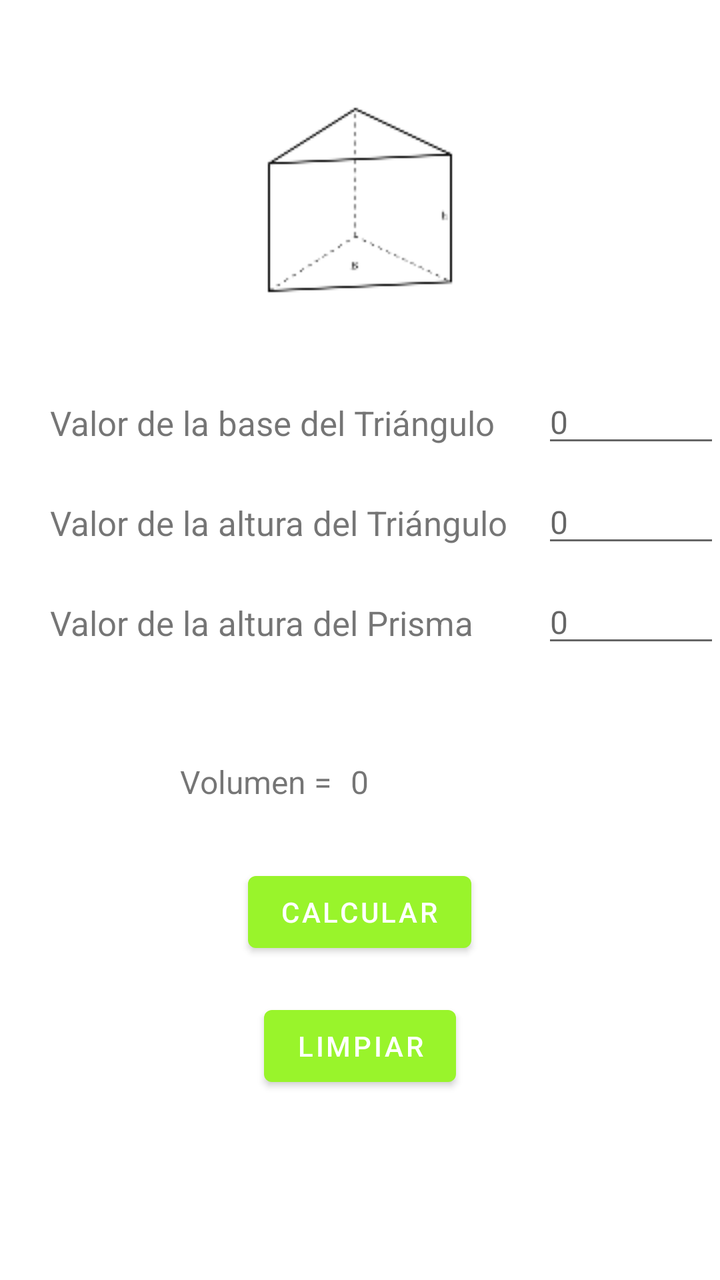
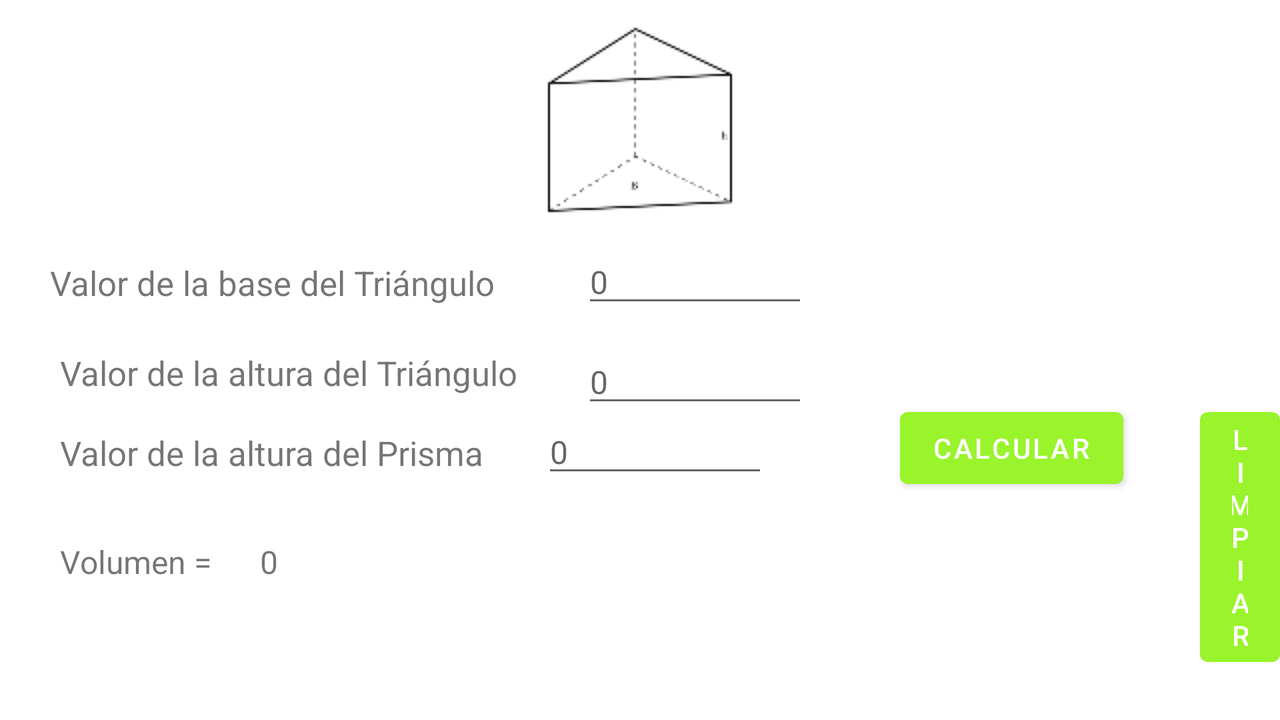

The same Android screen from two of the app's own layout files: first res/layout/ as a phone draws it, then the repository's variant for another configuration, drawn on a device whose configuration selects that folder. Both files follow.
<!-- AndroidManifest.xml: application theme Theme.AreasVolumenesYPYF -->
<!-- res/layout/activity_ptriangular.xml -->
<?xml version="1.0" encoding="utf-8"?>
<RelativeLayout
    xmlns:android="http://schemas.android.com/apk/res/android"
    xmlns:tools="http://schemas.android.com/tools"
    xmlns:app="http://schemas.android.com/apk/res-auto"
    android:layout_width="match_parent"
    android:layout_height="match_parent"
    tools:context=".TrianguloActivity" >

    <ImageView
        android:layout_width="wrap_content"
        android:layout_height="wrap_content"
        app:srcCompat="@drawable/ptriangular"
        android:layout_marginTop="50dp"
        android:layout_centerHorizontal="true">
    </ImageView>

    <TextView
        android:id="@+id/lblBase"
        android:layout_width="wrap_content"
        android:layout_height="32dp"
        android:layout_alignParentTop="true"
        android:layout_marginLeft="25dp"
        android:layout_marginTop="200dp"
        android:minHeight="48dp"
        android:textSize="17dp"
        android:text="Valor de la base del Triángulo" />



    <EditText
        android:id="@+id/tfBase"
        android:layout_width="113dp"
        android:layout_height="wrap_content"
        android:layout_alignParentLeft="true"
        android:layout_marginLeft="271dp"
        android:layout_marginTop="190dp"
        android:inputType="number"
        android:hint="0"
        android:textSize="16dp"
        tools:ignore="TouchTargetSizeCheck" />

    <TextView
        android:id="@+id/lblTAltura"
        android:layout_width="wrap_content"
        android:layout_height="32dp"
        android:layout_alignParentTop="true"
        android:layout_marginLeft="25dp"
        android:layout_marginTop="250dp"
        android:minHeight="48dp"
        android:textSize="17dp"
        android:text="Valor de la altura del Triángulo" />

    <EditText
        android:id="@+id/tfTAltura"
        android:layout_width="113dp"
        android:layout_height="wrap_content"
        android:layout_alignParentLeft="true"
        android:layout_marginLeft="271dp"
        android:layout_marginTop="240dp"
        android:inputType="number"
        android:hint="0"
        android:textSize="16dp"
        tools:ignore="TouchTargetSizeCheck" />

    <TextView
        android:id="@+id/lblPAltura"
        android:layout_width="wrap_content"
        android:layout_height="32dp"
        android:layout_alignParentTop="true"
        android:layout_marginLeft="25dp"
        android:layout_marginTop="300dp"
        android:minHeight="48dp"
        android:textSize="17dp"
        android:text="Valor de la altura del Prisma" />

    <EditText
        android:id="@+id/tfPAltura"
        android:layout_width="113dp"
        android:layout_height="wrap_content"
        android:layout_alignParentLeft="true"
        android:layout_marginLeft="271dp"
        android:layout_marginTop="290dp"
        android:inputType="number"
        android:hint="0"
        android:textSize="16dp"
        tools:ignore="TouchTargetSizeCheck" />

    <TextView
        android:id="@+id/lblRVolumen"
        android:layout_width="wrap_content"
        android:layout_height="wrap_content"
        android:layout_alignParentTop="true"
        android:layout_marginLeft="90dp"
        android:layout_marginTop="380dp"
        android:minHeight="48dp"
        android:text="Volumen = "
        android:textSize="16dp" />

    <TextView
        android:id="@+id/lblVolumen"
        android:layout_width="wrap_content"
        android:layout_height="wrap_content"
        android:layout_alignParentTop="true"
        android:layout_centerHorizontal="true"
        android:layout_marginTop="380dp"
        android:minHeight="48dp"
        android:text="0"
        android:textSize="16dp" />


    <Button
        android:id="@+id/btnCalcular"
        android:layout_width="wrap_content"
        android:layout_height="wrap_content"
        android:layout_alignParentTop="true"
        android:layout_centerHorizontal="true"
        android:layout_marginTop="432dp"
        android:text="Calcular" />


    <Button
        android:id="@+id/btnLimpiar"
        android:layout_width="wrap_content"
        android:layout_height="wrap_content"
        android:layout_alignParentTop="true"
        android:layout_centerHorizontal="true"
        android:layout_marginTop="499dp"
        android:text="Limpiar" />


</RelativeLayout>
<!-- resources referenced by this layout -->
<resources>
  <!-- drawable ptriangular: png bitmap (drawable, 2277 bytes) -->
  <style name="Theme.AreasVolumenesYPYF" parent="Theme.MaterialComponents.DayNight.DarkActionBar">
          
          <item name="colorPrimary">#99F42B</item>
          <item name="colorPrimaryVariant">#99F42B</item>
          <item name="colorOnPrimary">@color/white</item>
          
          <item name="colorSecondary">#99F42B</item>
          <item name="colorSecondaryVariant">#99F42B</item>
          <item name="colorOnSecondary">@color/black</item>
          
          <item name="android:statusBarColor" tools:targetApi="l">?attr/colorPrimaryVariant</item>
          
      </style>
</resources>
<!-- res/layout-land/activity_ptriangular.xml (the repository's variant of the layout above) -->
<!-- drawn on the phone turned sideways -->
<?xml version="1.0" encoding="utf-8"?>
<RelativeLayout
    xmlns:android="http://schemas.android.com/apk/res/android"
    xmlns:tools="http://schemas.android.com/tools"
    xmlns:app="http://schemas.android.com/apk/res-auto"
    android:layout_width="match_parent"
    android:layout_height="match_parent"
    tools:context=".TrianguloActivity" >

    <ImageView
        android:layout_width="wrap_content"
        android:layout_height="wrap_content"
        app:srcCompat="@drawable/ptriangular"
        android:layout_marginTop="10dp"
        android:layout_centerHorizontal="true">
    </ImageView>

    <TextView
        android:id="@+id/lblBase"
        android:layout_width="wrap_content"
        android:layout_height="32dp"
        android:layout_alignParentTop="true"
        android:layout_marginLeft="25dp"
        android:layout_marginTop="130dp"
        android:minHeight="48dp"
        android:textSize="17dp"
        android:text="Valor de la base del Triángulo" />

    <EditText
        android:id="@+id/tfBase"
        android:layout_width="113dp"
        android:layout_height="wrap_content"
        android:layout_alignParentLeft="true"
        android:layout_marginLeft="291dp"
        android:layout_marginTop="120dp"
        android:inputType="number"
        android:hint="0"
        android:textSize="16dp"
        tools:ignore="TouchTargetSizeCheck" />

    <TextView
        android:id="@+id/lblTAltura"
        android:layout_width="wrap_content"
        android:layout_height="32dp"
        android:layout_alignParentTop="true"
        android:layout_marginLeft="30dp"
        android:layout_marginTop="175dp"
        android:minHeight="48dp"
        android:textSize="17dp"
        android:text="Valor de la altura del Triángulo" />

    <EditText
        android:id="@+id/tfTAltura"
        android:layout_width="113dp"
        android:layout_height="wrap_content"
        android:layout_alignParentLeft="true"
        android:layout_marginLeft="291dp"
        android:layout_marginTop="170dp"
        android:inputType="number"
        android:hint="0"
        android:textSize="16dp"
        tools:ignore="TouchTargetSizeCheck" />

    <TextView
        android:id="@+id/lblPAltura"
        android:layout_width="wrap_content"
        android:layout_height="32dp"
        android:layout_alignParentTop="true"
        android:layout_marginLeft="30dp"
        android:layout_marginTop="215dp"
        android:minHeight="48dp"
        android:textSize="17dp"
        android:text="Valor de la altura del Prisma" />

    <EditText
        android:id="@+id/tfPAltura"
        android:layout_width="113dp"
        android:layout_height="wrap_content"
        android:layout_alignParentLeft="true"
        android:layout_marginLeft="271dp"
        android:layout_marginTop="205dp"
        android:inputType="number"
        android:hint="0"
        android:textSize="16dp"
        tools:ignore="TouchTargetSizeCheck" />

    <TextView
        android:id="@+id/lblRVolumen"
        android:layout_width="wrap_content"
        android:layout_height="wrap_content"
        android:layout_alignParentTop="true"
        android:layout_marginLeft="30dp"
        android:layout_marginTop="270dp"
        android:minHeight="48dp"
        android:text="Volumen = "
        android:textSize="16dp" />

    <TextView
        android:id="@+id/lblVolumen"
        android:layout_width="wrap_content"
        android:layout_height="wrap_content"
        android:layout_alignParentTop="true"
        android:layout_marginLeft="130dp"
        android:layout_marginTop="270dp"
        android:minHeight="48dp"
        android:text="0"
        android:textSize="16dp" />
    
    <Button
        android:id="@+id/btnCalcular"
        android:layout_width="wrap_content"
        android:layout_height="wrap_content"
        android:layout_alignParentTop="true"
        android:layout_marginLeft="450dp"
        android:layout_marginTop="200dp"
        android:text="Calcular" />

    <Button
        android:id="@+id/btnLimpiar"
        android:layout_width="wrap_content"
        android:layout_height="wrap_content"
        android:layout_alignParentTop="true"
        android:layout_marginLeft="600dp"
        android:layout_marginTop="200dp"
        android:text="Limpiar" />


</RelativeLayout>
